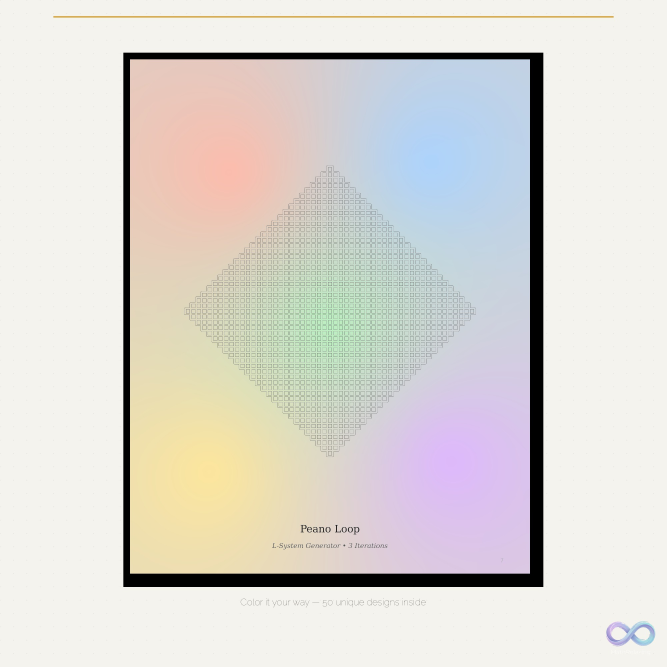
#> input picture fractal_flora_sample_colored.jpg, 2000 x 2000 px (shown at 1/3 size)
$ python make_paint_reveal.py ../fractal_flora_sample_colored.jpg out.png
#> lines starting #> are read from the running program, lines starting #| are printed output that depends on the picture
"""
make_paint_reveal.py — promo video: a pet photo turns into a paint-by-numbers
grid that then fills in, one color at a time, square by square, until the
finished picture appears. Square 1080x1080 for social.

    python make_paint_reveal.py <photo> [out.mp4]
"""
import os, sys
import numpy as np
from PIL import Image, ImageDraw, ImageFont, ImageOps
import matplotlib
matplotlib.use("Agg")
import matplotlib.pyplot as plt
import matplotlib.animation as animation
from sklearn.cluster import KMeans

PAPER = (250, 247, 241); INK = (32, 32, 30); SUB = (122, 118, 104); ACC = (168, 73, 58)
GRIDCOL = (214, 210, 200); NUMCOL = (176, 172, 162)
FDIR = "/usr/share/fonts/truetype/dejavu"
def F(n, s): return ImageFont.truetype(os.path.join(FDIR, n), s)

CELLS = 46            # grid cells per side
CELL_PX = 17          # px per cell in the video
K = 16                # colors
FPS = 24
INTRO = 20            # frames showing the blank numbered grid
REVEAL = 210          # frames to paint everything
OUTRO = 46            # hold + caption
GRID = CELLS * CELL_PX
W = H = 1080
GX = (W - GRID) // 2
GY = 140


def quantize(photo):
#> called with photo = '../fractal_flora_sample_colored.jpg'
    im = ImageOps.fit(Image.open(photo).convert("RGB"), (CELLS, CELLS), Image.Resampling.LANCZOS)
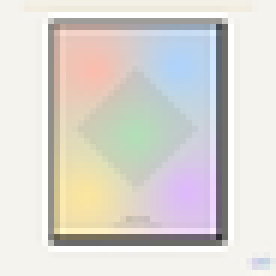
#> im: PIL image 46x46 RGB (shown 6 times larger); mean R, G, B 219.1, 216, 211
    arr = np.asarray(im).reshape(-1, 3).astype(float)
#> arr = 2116 rows, first 8: [244, 243, 238], [244, 243, 238], [244, 243, 238], [244, 242, 236], [243, 239, 230], [243, 240, 231], [243, 240, 230], [243, 240, 230]
    km = KMeans(n_clusters=K, n_init=4, random_state=0).fit(arr)
    labels = km.labels_.reshape(CELLS, CELLS)
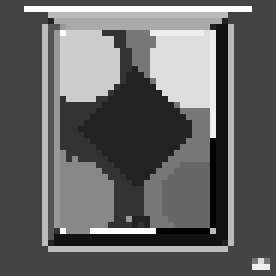
#> labels: shape (46, 46) int32 (shown 6 times larger); min 0, max 15, mean 5.89; drawn with min black and max white
    palette = km.cluster_centers_.astype(int)
#> palette = 16 rows, first 8: [236, 216, 248], [106, 104, 105], [193, 206, 190], [224, 213, 189], [243, 242, 237], [144, 141, 136], [218, 192, 237], [209, 206, 218]
    return labels, palette


def build_base_grid(labels):
    """White grid with light numbers (the blank paint-by-numbers sheet)."""
    img = Image.new("RGB", (GRID, GRID), (255, 255, 255))
    d = ImageDraw.Draw(img)
    fnt = F("DejaVuSans.ttf", int(CELL_PX * 0.52))
    for cy in range(CELLS):
        for cx in range(CELLS):
            x, y = cx * CELL_PX, cy * CELL_PX
            d.rectangle((x, y, x + CELL_PX, y + CELL_PX), outline=GRIDCOL)
            d.text((x + CELL_PX / 2, y + CELL_PX / 2), str(labels[cy, cx] + 1),
                   font=fnt, fill=NUMCOL, anchor="mm")
    return img


def main(photo, out):
    labels, palette = quantize(photo)
    # display number per color = rank; reveal order = biggest areas first
    counts = [(k, int((labels == k).sum())) for k in range(K)]
#> counts = [(0, 24), (1, 127), (2, 211), (3, 120), (4, 798), (5, 37), (6, 79), (7, 104), (8, 99), (9, 35), (10, 52), (11, 135), (12, 106), (13, 108), (14, 30), (15, 51)]
    order = [k for k, _ in sorted(counts, key=lambda t: -t[1])]
#> order = [4, 2, 11, 1, 3, 13, 12, 7, 8, 6, 10, 15, 5, 9, 14, 0]
    num_of = {k: i + 1 for i, k in enumerate(order)}  # 1..K for the legend/base
#> num_of = 16 items

    # relabel base numbers to the display numbers
    disp = np.vectorize(num_of.get)(labels)
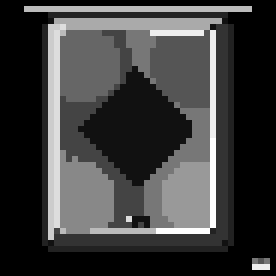
#> disp: shape (46, 46) int64 (shown 6 times larger); min 1, max 16, mean 4.55; drawn with min black and max white

    # ordered list of cells (by color group, then scan order)
    cell_seq = []
    for k in order:
        ys, xs = np.where(labels == k)
        for cy, cx in sorted(zip(ys.tolist(), xs.tolist())):
            cell_seq.append((cx, cy, k))
#> this loop made 16 passes
#> k on passes 1, 3, 4, 5, 6, 7, 10, 12, 13, 14, 16: 4, 11, 1, 3, 13, 12, 6, 15, 5, 9, 0
#> after the loop, cell_seq = 2116 items, first 6: (0, 0, 4), (1, 0, 4), (2, 0, 4), (3, 0, 4), (4, 0, 4), (5, 0, 4)
    N = len(cell_seq)
#> N = 2116
    paint_frame = [INTRO + int(i / N * REVEAL) for i in range(N)]
#> paint_frame = 2116 values from 20 to 229

    # base grid uses display numbers
    base_grid = build_base_grid(disp - 1)
#> in build_base_grid, `img = Image.new("RGB", (GRID, GRID), (255, 255, 255))`: img: PIL image 782x782 RGB; every value is 255
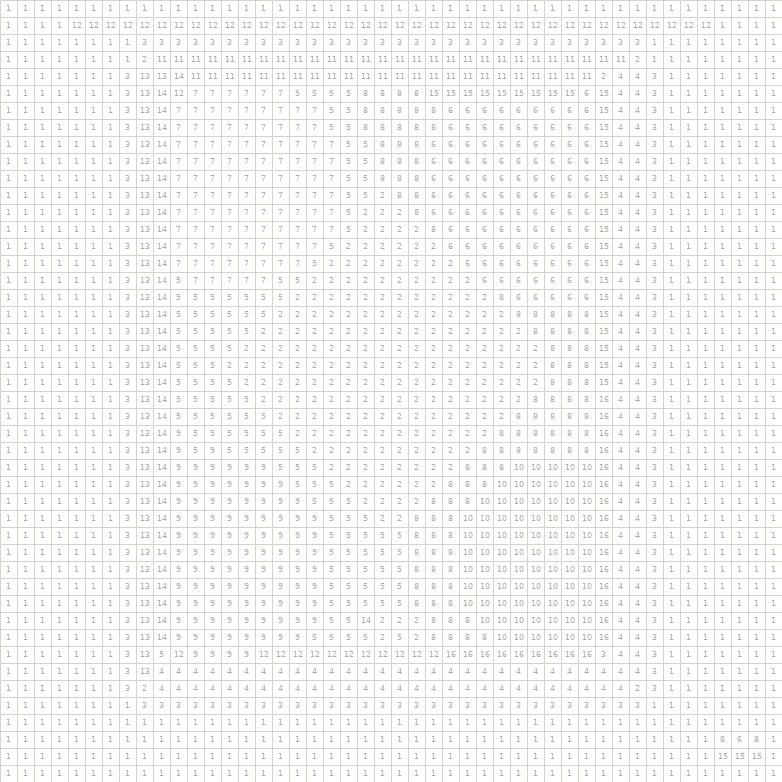
#> base_grid: PIL image 782x782 RGB; mean R, G, B 247.2, 246.6, 245.1
    grid_canvas = base_grid.copy()

    # static full-frame chrome
    full_base = Image.new("RGB", (W, H), PAPER)
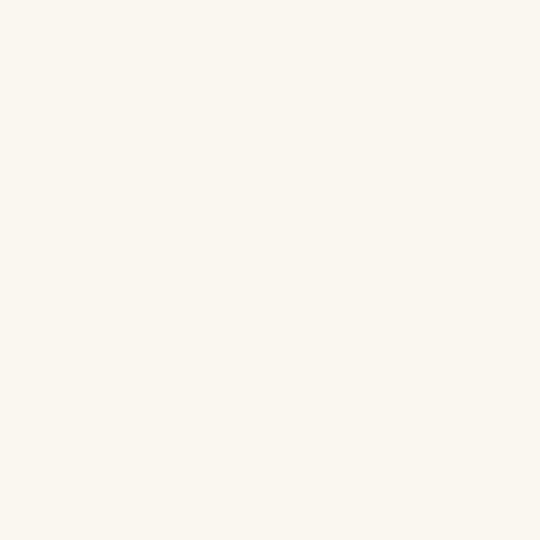
#> full_base: PIL image 1080x1080 RGB (shown at 1/2 size); mean R, G, B 250, 247, 241
    db = ImageDraw.Draw(full_base)
    db.text((W / 2, 74), "PAINT-BY-NUMBERS, ONE COLOR AT A TIME",
            font=F("DejaVuSerif-Bold.ttf", 40), fill=INK, anchor="mm")
    db.text((W / 2, 118), "your pet, painted square by square",
            font=F("DejaVuSerif.ttf", 30), fill=ACC, anchor="mm")

    fig = plt.figure(figsize=(W / 100, H / 100), dpi=100)
    ax = fig.add_axes([0, 0, 1, 1]); ax.axis("off")
    im_artist = ax.imshow(np.asarray(full_base))

    total_frames = INTRO + REVEAL + OUTRO
    painted = [0]  # how many cells painted so far (mutable)

    # [53 lines left out: functions compose, frame, not called in this run]

    anim = animation.FuncAnimation(fig, frame, frames=total_frames, interval=1000 / FPS, blit=False)
    writer = animation.FFMpegWriter(fps=FPS, bitrate=5000, codec="libx264",
                                    extra_args=["-pix_fmt", "yuv420p"])
#> (the run stopped early here; a loop or call above may not have finished)

$ run again, on celtic_knot_page_01.jpg
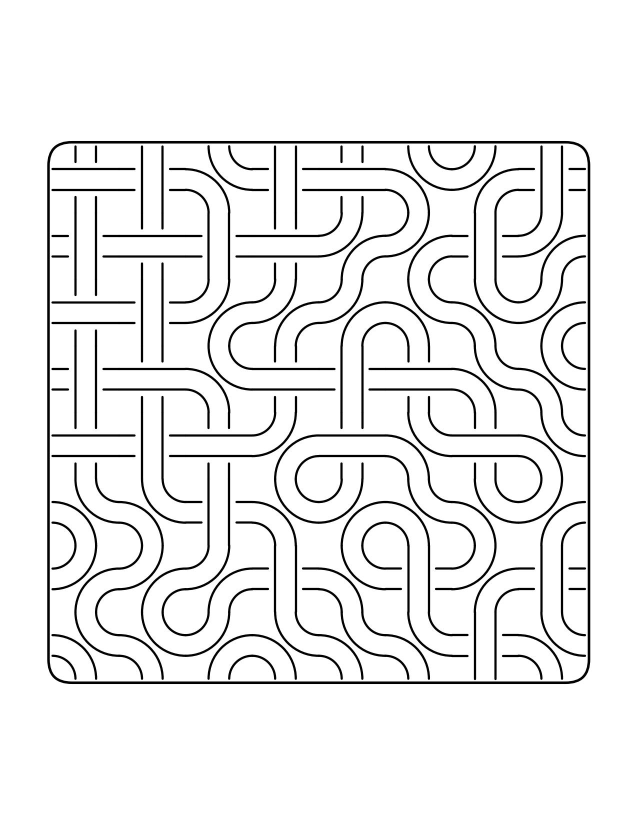
#> input picture celtic_knot_page_01.jpg, 1275 x 1650 px (shown at 1/2 size)
#> arr = 2116 rows, first 8: [255, 255, 255], [255, 255, 255], [255, 255, 255], [255, 255, 255], [255, 255, 255], [255, 255, 255], [255, 255, 255], [255, 255, 255]
#> in quantize, `palette = km.cluster_centers_.astype(int)`: palette = 16 rows, first 8: [254, 254, 254], [212, 212, 212], [235, 235, 235], [202, 202, 202], [224, 224, 224], [185, 185, 185], [220, 220, 220], [239, 239, 239]
#> counts = [(0, 626), (1, 104), (2, 138), (3, 78), (4, 174), (5, 25), (6, 189), (7, 77), (8, 41), (9, 110), (10, 153), (11, 68), (12, 165), (13, 23), (14, 64), (15, 81)]
#> order = [0, 6, 4, 12, 10, 2, 9, 1, 15, 3, 7, 11, 14, 8, 5, 13]
#> num_of = 16 items
#> in main, `disp = np.vectorize(num_of.get)(labels)`:
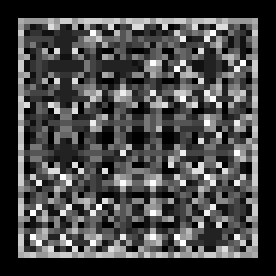
#> disp: shape (46, 46) int64 (shown 6 times larger); min 1, max 16, mean 5.06; drawn with min black and max white
#> the loop in main, `for k in order:` made 16 passes
#> k on passes 2 to 9: 6, 4, 12, 10, 2, 9, 1, 15
#> after the loop in main, `for k in order:`: cell_seq = 2116 items, first 6: (0, 0, 0), (1, 0, 0), (2, 0, 0), (3, 0, 0), (4, 0, 0), (5, 0, 0)
#> N = 2116
#> paint_frame = 2116 values from 20 to 229
#> img: PIL image 782x782 RGB; every value is 255
#> in main, `base_grid = build_base_grid(disp - 1)`:
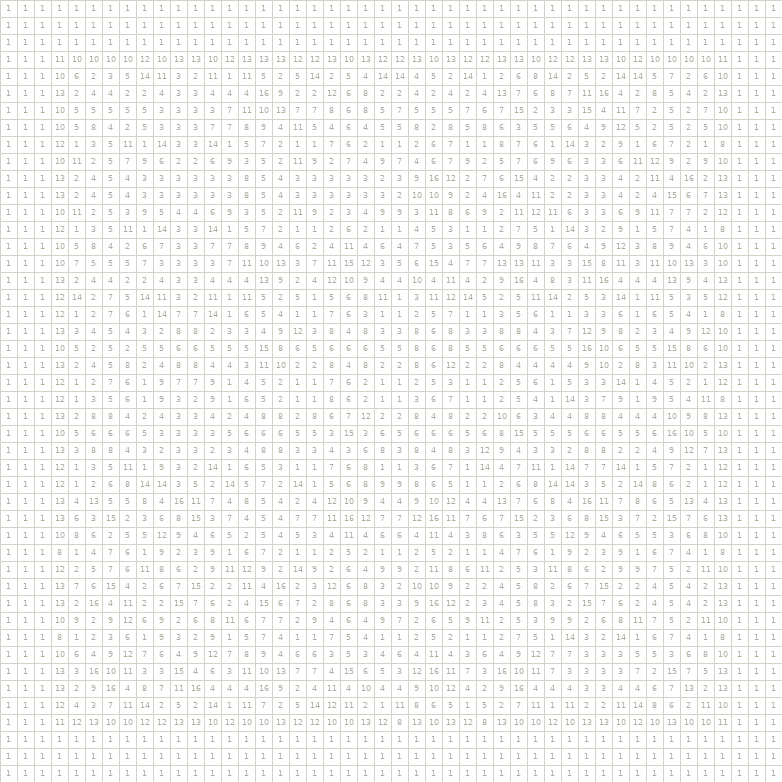
#> base_grid: PIL image 782x782 RGB; mean R, G, B 247.1, 246.5, 244.9

$ run again, on celtic_knot_page_03.jpg
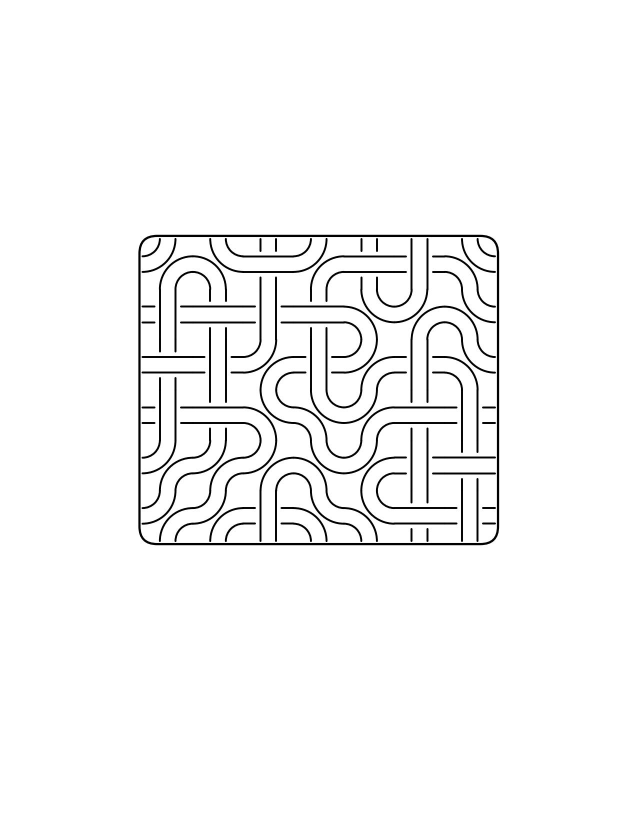
#> input picture celtic_knot_page_03.jpg, 1275 x 1650 px (shown at 1/2 size)
#> arr = 2116 rows, first 8: [255, 255, 255], [255, 255, 255], [255, 255, 255], [255, 255, 255], [255, 255, 255], [255, 255, 255], [255, 255, 255], [255, 255, 255]
#> in quantize, `palette = km.cluster_centers_.astype(int)`: palette = 16 rows, first 8: [254, 254, 254], [220, 220, 220], [198, 198, 198], [232, 232, 232], [209, 209, 209], [242, 242, 242], [228, 228, 228], [216, 216, 216]
#> counts = [(0, 1469), (1, 109), (2, 33), (3, 61), (4, 30), (5, 19), (6, 34), (7, 103), (8, 36), (9, 14), (10, 50), (11, 11), (12, 39), (13, 26), (14, 35), (15, 47)]
#> order = [0, 1, 7, 3, 10, 15, 12, 8, 14, 6, 2, 4, 13, 5, 9, 11]
#> num_of = 16 items
#> in main, `disp = np.vectorize(num_of.get)(labels)`:
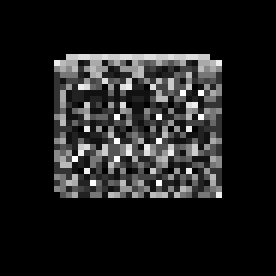
#> disp: shape (46, 46) int64 (shown 6 times larger); min 1, max 16, mean 2.69; drawn with min black and max white
#> the loop in main, `for k in order:` made 16 passes
#> k on passes 3, 5, 6, 7, 9, 10, 11, 12: 7, 10, 15, 12, 14, 6, 2, 4
#> after the loop in main, `for k in order:`: cell_seq = 2116 items, first 6: (0, 0, 0), (1, 0, 0), (2, 0, 0), (3, 0, 0), (4, 0, 0), (5, 0, 0)
#> N = 2116
#> paint_frame = 2116 values from 20 to 229
#> img: PIL image 782x782 RGB; every value is 255
#> in main, `base_grid = build_base_grid(disp - 1)`:
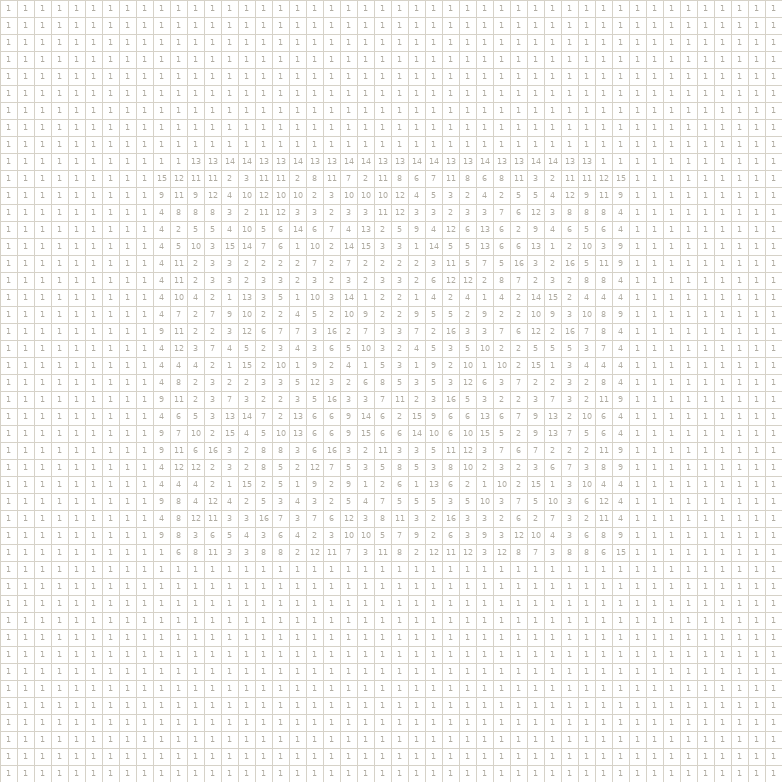
#> base_grid: PIL image 782x782 RGB; mean R, G, B 247.6, 247, 245.5
